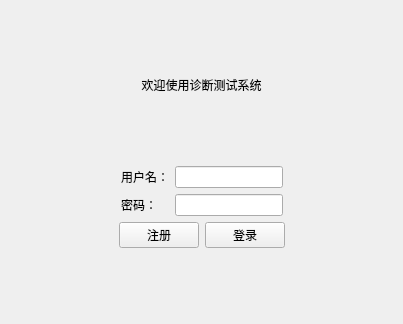
<?xml version="1.0" encoding="UTF-8"?>
<ui version="4.0">
 <class>LoginView</class>
 <widget class="QWidget" name="LoginView">
  <property name="geometry">
   <rect>
    <x>0</x>
    <y>0</y>
    <width>403</width>
    <height>324</height>
   </rect>
  </property>
  <property name="windowTitle">
   <string>登录</string>
  </property>
  <layout class="QVBoxLayout" name="verticalLayout">
   <item>
    <spacer name="verticalSpacer">
     <property name="orientation">
      <enum>Qt::Orientation::Vertical</enum>
     </property>
     <property name="sizeHint" stdset="0">
      <size>
       <width>20</width>
       <height>49</height>
      </size>
     </property>
    </spacer>
   </item>
   <item>
    <widget class="QLabel" name="label">
     <property name="text">
      <string>欢迎使用诊断测试系统</string>
     </property>
     <property name="alignment">
      <set>Qt::AlignmentFlag::AlignCenter</set>
     </property>
    </widget>
   </item>
   <item>
    <spacer name="verticalSpacer_2">
     <property name="orientation">
      <enum>Qt::Orientation::Vertical</enum>
     </property>
     <property name="sizeHint" stdset="0">
      <size>
       <width>20</width>
       <height>48</height>
      </size>
     </property>
    </spacer>
   </item>
   <item>
    <layout class="QHBoxLayout" name="horizontalLayout_2">
     <item>
      <spacer name="horizontalSpacer_2">
       <property name="orientation">
        <enum>Qt::Orientation::Horizontal</enum>
       </property>
       <property name="sizeHint" stdset="0">
        <size>
         <width>40</width>
         <height>20</height>
        </size>
       </property>
      </spacer>
     </item>
     <item>
      <layout class="QFormLayout" name="formLayout">
       <item row="0" column="0">
        <widget class="QLabel" name="label_2">
         <property name="text">
          <string>用户名：</string>
         </property>
        </widget>
       </item>
       <item row="0" column="1">
        <widget class="QLineEdit" name="inputUserName"/>
       </item>
       <item row="1" column="0">
        <widget class="QLabel" name="label_3">
         <property name="text">
          <string>密码：</string>
         </property>
        </widget>
       </item>
       <item row="1" column="1">
        <widget class="QLineEdit" name="inputUserPassword">
         <property name="echoMode">
          <enum>QLineEdit::EchoMode::Password</enum>
         </property>
        </widget>
       </item>
      </layout>
     </item>
     <item>
      <spacer name="horizontalSpacer">
       <property name="orientation">
        <enum>Qt::Orientation::Horizontal</enum>
       </property>
       <property name="sizeHint" stdset="0">
        <size>
         <width>40</width>
         <height>20</height>
        </size>
       </property>
      </spacer>
     </item>
    </layout>
   </item>
   <item>
    <layout class="QHBoxLayout" name="horizontalLayout_3">
     <item>
      <spacer name="horizontalSpacer_3">
       <property name="orientation">
        <enum>Qt::Orientation::Horizontal</enum>
       </property>
       <property name="sizeHint" stdset="0">
        <size>
         <width>40</width>
         <height>20</height>
        </size>
       </property>
      </spacer>
     </item>
     <item>
      <layout class="QHBoxLayout" name="horizontalLayout">
       <item>
        <widget class="QPushButton" name="btSignUp">
         <property name="text">
          <string>注册</string>
         </property>
        </widget>
       </item>
       <item>
        <widget class="QPushButton" name="btSignIn">
         <property name="text">
          <string>登录</string>
         </property>
        </widget>
       </item>
      </layout>
     </item>
     <item>
      <spacer name="horizontalSpacer_4">
       <property name="orientation">
        <enum>Qt::Orientation::Horizontal</enum>
       </property>
       <property name="sizeHint" stdset="0">
        <size>
         <width>40</width>
         <height>20</height>
        </size>
       </property>
      </spacer>
     </item>
    </layout>
   </item>
   <item>
    <spacer name="verticalSpacer_3">
     <property name="orientation">
      <enum>Qt::Orientation::Vertical</enum>
     </property>
     <property name="sizeHint" stdset="0">
      <size>
       <width>20</width>
       <height>49</height>
      </size>
     </property>
    </spacer>
   </item>
  </layout>
 </widget>
 <resources/>
 <connections/>
</ui>
